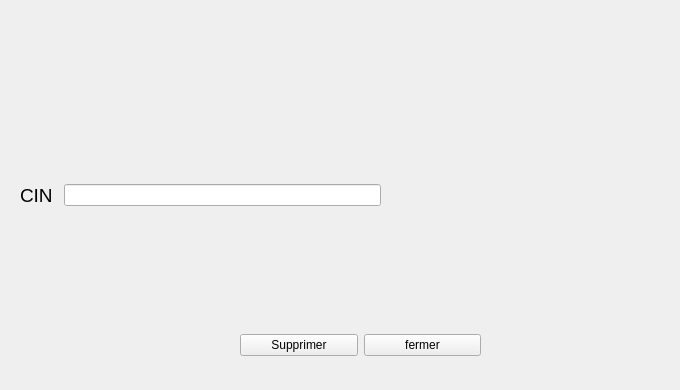
     <widget class="QWidget" name="tab_3">
      <attribute name="title">
       <string>Supprimer</string>
      </attribute>
      <widget class="QWidget" name="layoutWidget_3">
       <property name="geometry">
        <rect>
         <x>240</x>
         <y>310</y>
         <width>241</width>
         <height>71</height>
        </rect>
       </property>
       <layout class="QHBoxLayout" name="horizontalLayout_3">
        <item>
         <widget class="QPushButton" name="SuppEtud">
          <property name="text">
           <string>Supprimer</string>
          </property>
         </widget>
        </item>
        <item>
         <widget class="QPushButton" name="pushButton_9">
          <property name="text">
           <string>fermer</string>
          </property>
         </widget>
        </item>
       </layout>
      </widget>
      <widget class="QWidget" name="layoutWidget_4">
       <property name="geometry">
        <rect>
         <x>20</x>
         <y>120</y>
         <width>361</width>
         <height>151</height>
        </rect>
       </property>
       <layout class="QHBoxLayout" name="horizontalLayout">
        <item>
         <widget class="QLabel" name="label_33">
          <property name="text">
           <string>&lt;html&gt;&lt;head/&gt;&lt;body&gt;&lt;p&gt;&lt;span style=&quot; font-size:14pt;&quot;&gt;CIN &lt;/span&gt;&lt;/p&gt;&lt;/body&gt;&lt;/html&gt;</string>
          </property>
         </widget>
        </item>
        <item>
         <widget class="QLineEdit" name="SuppEtudCIN"/>
        </item>
       </layout>
      </widget>
      <widget class="QLabel" name="label_34">
       <property name="geometry">
        <rect>
         <x>460</x>
         <y>80</y>
         <width>211</width>
         <height>191</height>
        </rect>
       </property>
       <property name="text">
        <string/>
       </property>
       <property name="pixmap">
        <pixmap>../delete_trash_icon_by_destuert-dcpzgn0.png</pixmap>
       </property>
      </widget>
     </widget>
